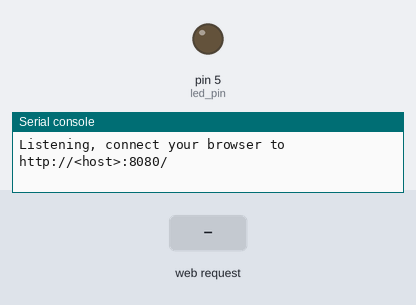
Recording of a program running on a simulated MicroPython board. On the bench: output pins drawn as LEDs (lit = HIGH), the last lines printed to the serial console. Inputs (shaded band) come from the test bench. WiFi joins after 1.5 s; the clock reads 2024-03-15 10:24:30 at power-on unless the program sets it.

Above: at 1.2 s.
1.3 s: HTTP request GET /toggle received
At 2.5 s:
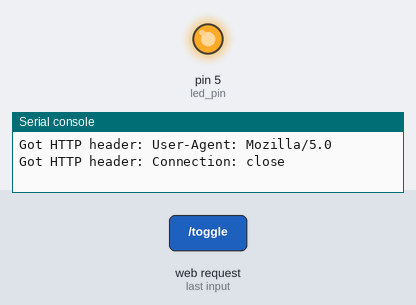
2.8 s: HTTP request GET / received
Timing chart, 0 to 5.8 s (numbered marks = the images above; inputs shaded):
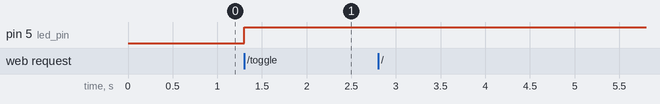

The program:

main.py
```python
import socket
from machine import Pin

led_pin = Pin(5, Pin.OUT)

CONTENT = """\
HTTP/1.0 200 OK
Content-Type: text/html
<html>
  <head>
  </head>
  <body>
    <p>Hello #%d from MicroPython!</p>
    <a href="/toggle">Click here to toggle LED hooked to pin 5</a>
  </body>
</html>
"""

def main():
    s = socket.socket()
    port = 8080
    ai = socket.getaddrinfo("0.0.0.0", port)
    print("Bind address info:", ai)
    addr = ai[0][-1]

    s.setsockopt(socket.SOL_SOCKET, socket.SO_REUSEADDR, 1)
    s.bind(addr)
    s.listen(5)
    print("Listening, connect your browser to http://<host>:"+str(port)+"/")

    counter = 0
    while True:
        sock, addr = s.accept()
        print("Client address:", addr)
        stream = sock.makefile("rwb")
        req = stream.readline().decode("ascii")
        method, path, protocol = req.split(" ")
        print("Got", method, "request for", path)
        if path == "/toggle":
            led_pin.value(1-led_pin.value())
        while True:
            h = stream.readline().decode("ascii").strip()
            if h == "":
                break
            print("Got HTTP header:", h)
        stream.write((CONTENT % counter).encode("ascii"))
        stream.close()
        sock.close()
        counter += 1
        print()

main() # ctrl+c to exit
```

boot.py
```python
# Connect to wireless network as client
import network
wlan = network.WLAN(network.STA_IF)
wlan.active(True)
wlan.connect("itcollege")

# Synchronize clock
import ntptime
ntptime.settime()

# Create a variable for hostname based on MAC address:
import ubinascii as binascii
name = "esp-%s" % binascii.hexlify(wlan.config("mac")[-3:]).decode("ascii")

# Clean up
import gc
gc.collect()
```

Measured:
- after the input at 1.3 s, pin 5 (led_pin): LOW → HIGH at once
